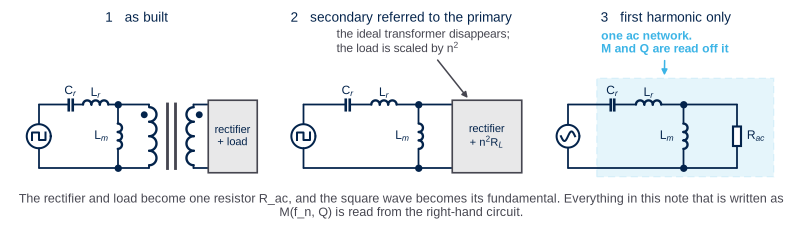
#> input picture Design Guide/figures/an_fha_steps.png, 1605 x 463 px, given in place of an_ref_modes_i_raw.png, which was not available (shown at 1/2 size)
$ python figedit.py
#> lines starting #> are read from the running program, lines starting #| are printed output that depends on the picture; after the words box and inside, x2 and y2 are one past the last pixel; in counts of white or black regions, pixels touching at a corner belong together; pictures that were not available may be replaced by others from this repository, and a replacement may not be noted
# -*- coding: utf-8 -*-
"""Small, recorded edits to a figure lifted from a reference document.

Two legitimate reasons to touch a borrowed figure, and no others:

  1. the panel it came from carried its label somewhere the crop cannot
     reach - a table header row, say - so the crop is unusable without it;
  2. the source uses a symbol for the opposite quantity to this document,
     which is worse than useless to a reader;
  3. the panel contradicts itself and the user has said, in so many words, to
     correct it - which has happened exactly once, for the second-half
     freewheeling path, and the caption then says the panel is redrawn.

Anything else that changes what the figure ASSERTS is off limits. Every edit
made here is listed in EDITS below, so what was changed is always readable.

    python figedit.py                 apply every edit, in order


    2026-09-20: the figures this module edited are no longer in the note.
    Every borrowed figure was redrawn - figs_ref.py - so `fix_freewheel_2nd_half`
    and `mark_modes` have nothing left to correct, and the reason they
    existed is now moot: our own drawing gets the current path right the
    first time, so there is no wrong arrow to redraw.  The functions stay
    because they are the record of what was wrong with those figures, and
    `trim`, `_font` and `mirror` are still used for any reference image that
    is cropped in future.  The `__main__` block below still refers to the
    an_ref_* crops; only the `_raw` ones are kept now.
"""
import io
import os
import sys

import numpy as np
from PIL import Image, ImageDraw, ImageFont

sys.stdout = io.TextIOWrapper(sys.stdout.buffer, encoding='utf-8',
                              errors='replace')
HERE = os.path.dirname(os.path.abspath(__file__))
FIGS = os.path.normpath(os.path.join(HERE, '..', 'figures'))
WIN = os.path.join(os.environ.get('WINDIR', r'C:\Windows'), 'Fonts')
NAVY = (3, 35, 75)


def _font(px, bold=True):
    """Arial where it exists, Liberation Sans where it does not.

    The old version fell back to ImageFont.load_default(), which is a fixed
    bitmap face that IGNORES px.  On a machine without Arial - this one -
    every header came out about a fifth of the intended size and nothing
    said so; the figures just looked wrong next to the ones built on
    Windows.  Liberation Sans is metric-compatible with Arial, so the two
    machines now produce the same artwork.  A real fallback is an error.
    """
    cand = [os.path.join(WIN, 'arialbd.ttf' if bold else 'arial.ttf'),
            '/usr/share/fonts/truetype/liberation/LiberationSans-%s.ttf'
            % ('Bold' if bold else 'Regular'),
            '/usr/share/fonts/truetype/dejavu/DejaVuSans%s.ttf'
            % ('-Bold' if bold else '')]
    for f in cand:
        try:
            return ImageFont.truetype(f, px)
        except Exception:
            pass
    raise SystemExit('figedit: no scalable font found, tried:\n  '
                     + '\n  '.join(cand))


def band(src, dst, labels, h=54, size=30, color=NAVY):
    """Add a header band across the top and write one label per column.

    labels: list of (centre as a fraction of width, text)
    """
#> called with src = 'an_ref_modes_i_raw.png', dst = 'an_ref_modes_i.png', h = 54, size = 30, color = (3, 35, 75)
    im = Image.open(os.path.join(FIGS, src)).convert('RGB')
    w, ih = im.size
#> w = 1605; ih = 463
    out = Image.new('RGB', (w, ih + h), 'white')
#> out: PIL image 1605x517 RGB; every value is 255
    out.paste(im, (0, h))
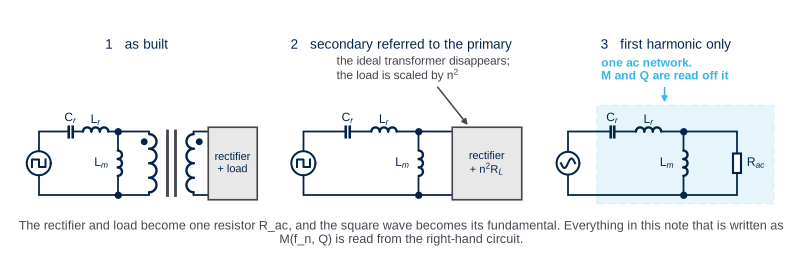
#> out: PIL image 1605x517 RGB (shown at 1/2 size); mean R, G, B 240.6, 243.1, 245.1
    d = ImageDraw.Draw(out)
    f = _font(size)
    for frac, text in labels:
        bb = d.textbbox((0, 0), text, font=f)
        d.text((w * frac - (bb[2] - bb[0]) / 2, (h - (bb[3] - bb[1])) / 2 - 4),
               text, font=f, fill=color)
#> this loop made 3 passes
#> bb on passes 1 to 3: (0, 5, 349, 28), (0, 5, 415, 28), (0, 5, 421, 28)
    out.save(os.path.join(FIGS, dst))
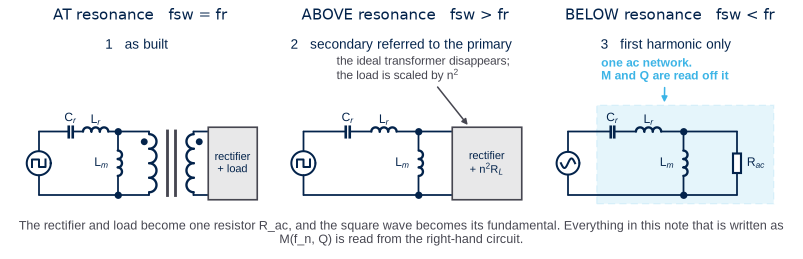
#> saved as an_ref_modes_i.png: PIL image 1605x517 RGB (shown at 1/2 size); mean R, G, B 238.5, 241.3, 243.6
    WROTE.append(dst)
    print('  %-26s %d x %d  (+%d px header: %s)'
          % (dst, out.size[0], out.size[1], h,
             ', '.join(t for _, t in labels)))


# [21 lines left out: function trim, not called in this run]


WROTE = []


# [103 lines left out: functions mirror, fix_freewheel_2nd_half, not called in this run]


def mark_modes(name):
    """Bracket the four intervals on the below-resonance panel.

    Readers kept reading the two circuit figures as a four-step sequence. The
    waveform figure already settles it, but the second half's freewheeling
    sits at the very right edge and is easy to miss, so mark all four.

    Every x is MEASURED off the traces - a bracket that drifted off its bump
    would be worse than no bracket. A rectifier is conducting exactly where
    its trace has LEFT its own zero line, which is immune to whatever the
    other traces are doing at that height; the half ends where the gate falls.
    """
#> called with name = 'an_ref_modes_i.png'
    GRN, MAG = (0, 140, 70), (214, 0, 120)
    p = os.path.join(FIGS, name)
    a = np.asarray(Image.open(p).convert('RGB')).astype(int)
    h, w = a.shape[:2]
#> h = 517; w = 1605
    navy = (a[:, :, 2] - a[:, :, 0] > 25) & (a.sum(axis=2) < 520)
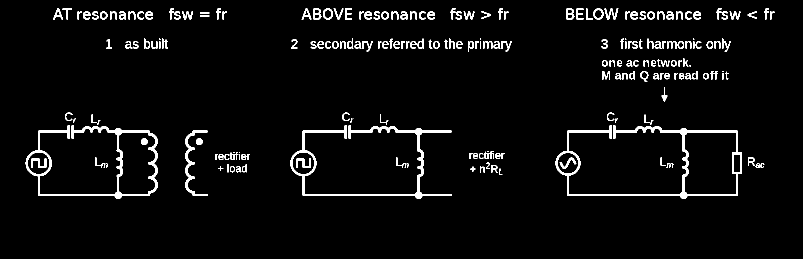
#> navy: shape (517, 1605) bool (shown at 1/2 size); 4.1% white; 210 white regions (12 under 20 px), largest, box (x1, y1, x2, y2) and area: (1111, 251, 1484, 398) 5641, (51, 251, 315, 398) 4822, (581, 251, 903, 398) 4536
    X0, X1 = int(w * 0.713), w - 21          # the below-resonance plot area
#> X0 = 1144; X1 = 1584

    def groups(rows):
        out, s, prev = [], None, None
        for y in rows:
            if s is None or y != prev + 1:
                if s is not None:
                    out.append(s)
                s = y
            prev = y
        if s is not None:
            out.append(s)
        return out

    # [13 lines left out: function gaps, not called in this run]

    zeros = groups([y for y in range(h // 2, h)
                    if navy[y, X0:X1].sum() > (X1 - X0) * 0.45])
#> zeros = [261, 388]
    lows = groups([y for y in range(h // 4, h // 2)
                   if navy[y, X0:X1].sum() > (X1 - X0) * 0.35])[:2]
#> lows = []
    if len(zeros) != 2 or len(lows) != 2:
#> (the run stopped early here; a loop or call above may not have finished)

$ run again, on Design Guide/figures/an_loop_bode.png
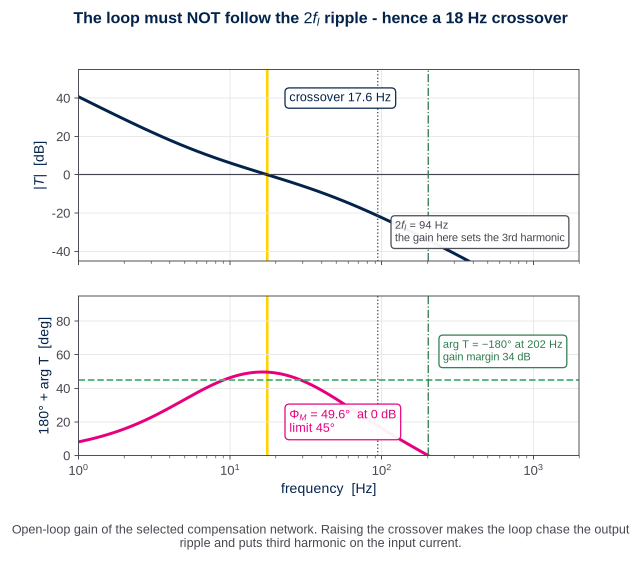
#> input picture Design Guide/figures/an_loop_bode.png, 1282 x 1125 px, given in place of an_ref_modes_i_raw.png, which was not available (shown at 1/2 size)
#> in band, `out.paste(im, (0, h))`:
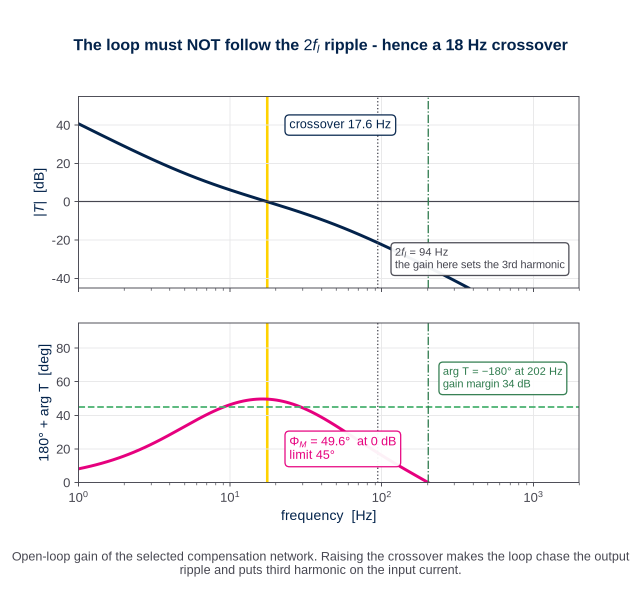
#> out: PIL image 1282x1179 RGB (shown at 1/2 size); mean R, G, B 247.3, 247, 247.4
#> the loop in band, `for frac, text in labels:` made 3 passes
#> bb on passes 1 to 3: (0, 5, 349, 28), (0, 5, 415, 28), (0, 5, 421, 28)
#> in mark_modes, `navy = (a[:, :, 2] - a[:, :, 0] > 25) & (a.sum(axis=2) < 520)`:
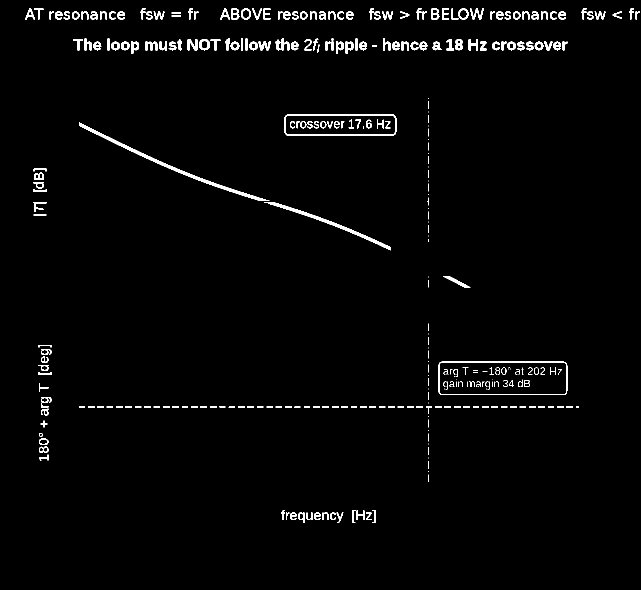
#> navy: shape (1179, 1282) bool (shown at 1/2 size); 2.1% white; 313 white regions (74 under 20 px), largest, box (x1, y1, x2, y2) and area: (158, 245, 539, 402) 2471, (528, 404, 781, 501) 1604, (569, 228, 793, 272) 1494
#> zeros = [723, 788, 812]
#> lows = []

$ run again, on Design Guide/figures/an_loop_example.png
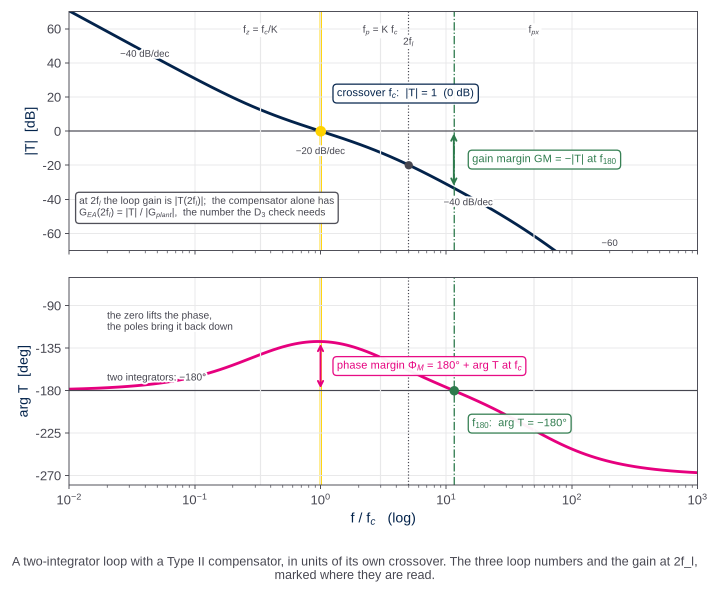
#> input picture Design Guide/figures/an_loop_example.png, 1438 x 1189 px, given in place of an_ref_modes_i_raw.png, which was not available (shown at 1/2 size)
#> in band, `out.paste(im, (0, h))`:
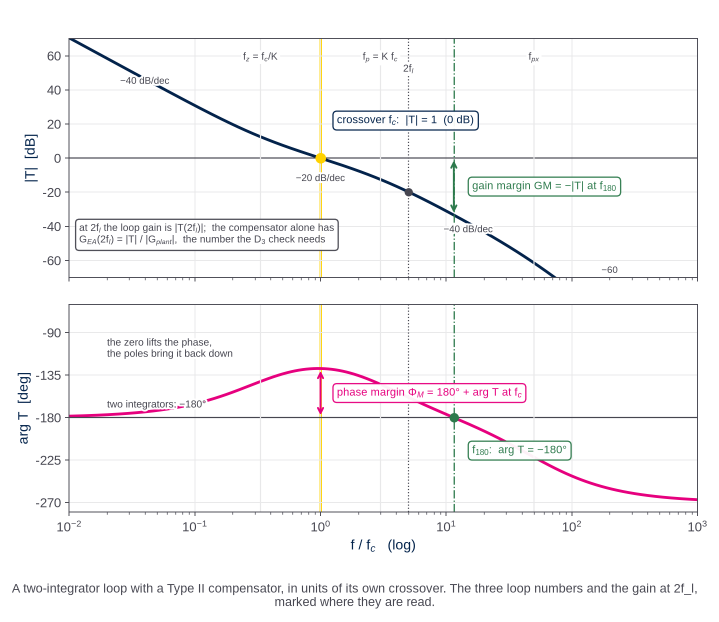
#> out: PIL image 1438x1243 RGB (shown at 1/2 size); mean R, G, B 247.8, 246.9, 247.6
#> the loop in band, `for frac, text in labels:` made 3 passes
#> bb on passes 1 to 3: (0, 5, 349, 28), (0, 5, 415, 28), (0, 5, 421, 28)
#> in mark_modes, `navy = (a[:, :, 2] - a[:, :, 0] > 25) & (a.sum(axis=2) < 520)`:
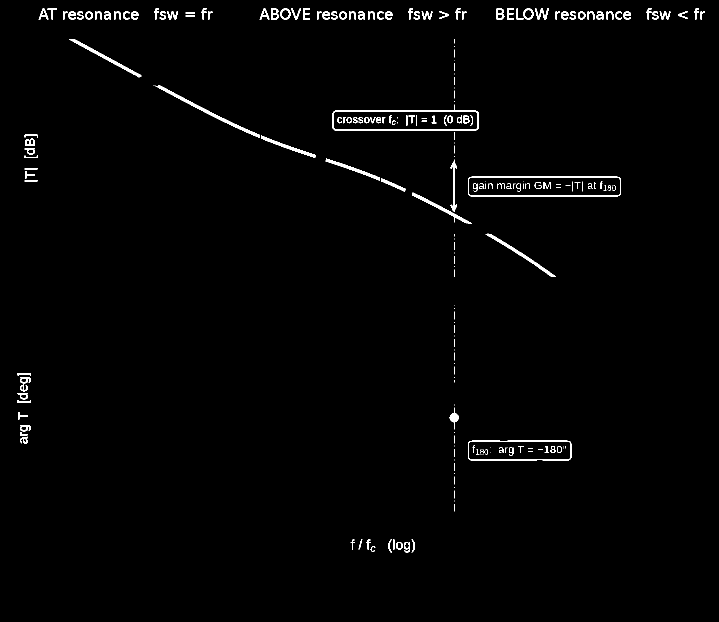
#> navy: shape (1243, 1438) bool (shown at 1/2 size); 1.3% white; 233 white regions (94 under 20 px), largest, box (x1, y1, x2, y2) and area: (665, 209, 958, 261) 1637, (309, 171, 520, 276) 1350, (936, 353, 1242, 393) 1319
#> zeros = []
#> lows = [353, 391]

$ run again, on Design Guide/figures/an_mmf.png
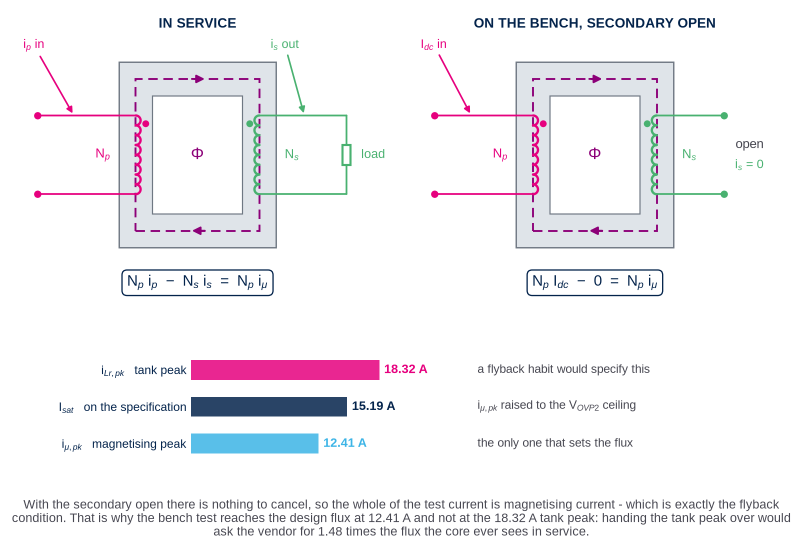
#> input picture Design Guide/figures/an_mmf.png, 1605 x 1102 px, given in place of an_ref_modes_i_raw.png, which was not available (shown at 1/2 size)
#> in band, `out.paste(im, (0, h))`:
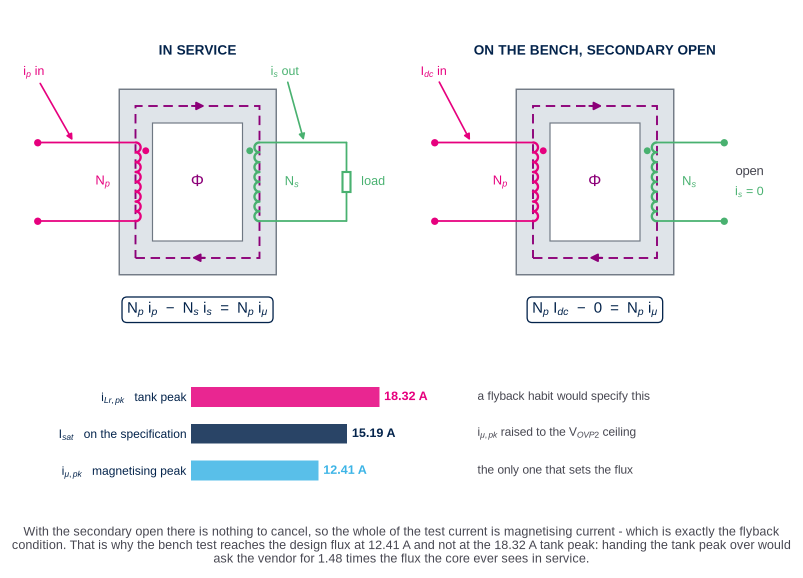
#> out: PIL image 1605x1156 RGB (shown at 1/2 size); mean R, G, B 243.9, 242.7, 245.5
#> the loop in band, `for frac, text in labels:` made 3 passes
#> bb on passes 1 to 3: (0, 5, 349, 28), (0, 5, 415, 28), (0, 5, 421, 28)
#> in mark_modes, `navy = (a[:, :, 2] - a[:, :, 0] > 25) & (a.sum(axis=2) < 520)`:
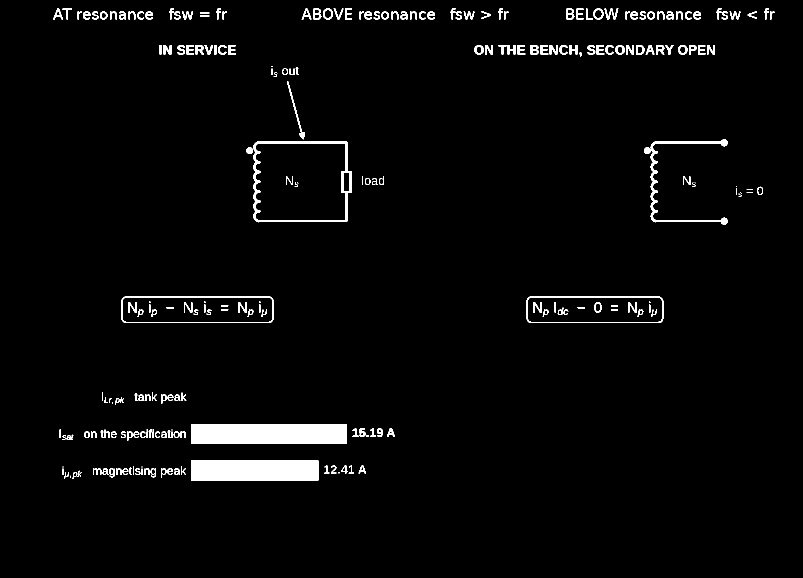
#> navy: shape (1156, 1605) bool (shown at 1/2 size); 2.8% white; 230 white regions (22 under 20 px), largest, box (x1, y1, x2, y2) and area: (382, 848, 694, 887) 12168, (382, 921, 637, 961) 10200, (507, 283, 703, 445) 3331
#> zeros = []
